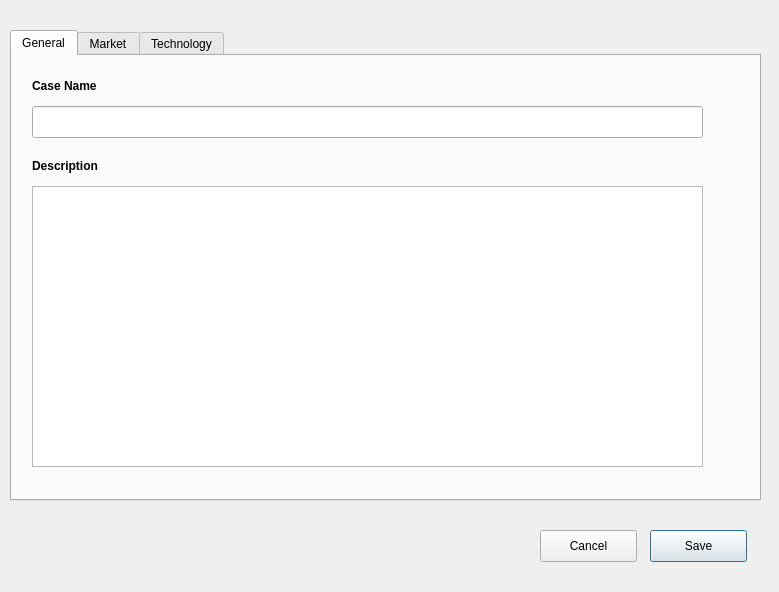
<?xml version="1.0" encoding="UTF-8"?>
<ui version="4.0">
 <class>Dialog</class>
 <widget class="QDialog" name="Dialog">
  <property name="geometry">
   <rect>
    <x>0</x>
    <y>0</y>
    <width>779</width>
    <height>592</height>
   </rect>
  </property>
  <property name="windowTitle">
   <string>Dialog</string>
  </property>
  <widget class="QTabWidget" name="tabWidget">
   <property name="geometry">
    <rect>
     <x>10</x>
     <y>30</y>
     <width>751</width>
     <height>471</height>
    </rect>
   </property>
   <property name="currentIndex">
    <number>0</number>
   </property>
   <widget class="QWidget" name="General_2">
    <attribute name="title">
     <string>General</string>
    </attribute>
    <widget class="QLabel" name="label_case">
     <property name="geometry">
      <rect>
       <x>20</x>
       <y>20</y>
       <width>140</width>
       <height>20</height>
      </rect>
     </property>
     <property name="text">
      <string>&lt;html&gt;&lt;head/&gt;&lt;body&gt;&lt;p&gt;&lt;span style=&quot; font-weight:600;&quot;&gt;Case Name&lt;/span&gt;&lt;/p&gt;&lt;/body&gt;&lt;/html&gt;</string>
     </property>
    </widget>
    <widget class="QLineEdit" name="lineEdit_name">
     <property name="geometry">
      <rect>
       <x>20</x>
       <y>50</y>
       <width>671</width>
       <height>32</height>
      </rect>
     </property>
    </widget>
    <widget class="QLabel" name="label_description">
     <property name="geometry">
      <rect>
       <x>20</x>
       <y>100</y>
       <width>140</width>
       <height>20</height>
      </rect>
     </property>
     <property name="text">
      <string>&lt;html&gt;&lt;head/&gt;&lt;body&gt;&lt;p&gt;&lt;span style=&quot; font-weight:600;&quot;&gt;Description&lt;/span&gt;&lt;/p&gt;&lt;/body&gt;&lt;/html&gt;</string>
     </property>
    </widget>
    <widget class="QTextEdit" name="textEdit_des">
     <property name="geometry">
      <rect>
       <x>20</x>
       <y>130</y>
       <width>671</width>
       <height>281</height>
      </rect>
     </property>
    </widget>
   </widget>
   <widget class="QWidget" name="Market_2">
    <attribute name="title">
     <string>Market</string>
    </attribute>
    <widget class="QCheckBox" name="checkBox_daem">
     <property name="geometry">
      <rect>
       <x>30</x>
       <y>140</y>
       <width>231</width>
       <height>25</height>
      </rect>
     </property>
     <property name="text">
      <string>Day ahead energy market</string>
     </property>
    </widget>
    <widget class="QComboBox" name="comboBox_geography">
     <property name="geometry">
      <rect>
       <x>30</x>
       <y>50</y>
       <width>251</width>
       <height>28</height>
      </rect>
     </property>
     <item>
      <property name="text">
       <string>PJM</string>
      </property>
     </item>
     <item>
      <property name="text">
       <string>Germany</string>
      </property>
     </item>
     <item>
      <property name="text">
       <string>Australia-NSW</string>
      </property>
     </item>
    </widget>
    <widget class="QLabel" name="label_georaphy">
     <property name="geometry">
      <rect>
       <x>20</x>
       <y>20</y>
       <width>140</width>
       <height>20</height>
      </rect>
     </property>
     <property name="text">
      <string>&lt;html&gt;&lt;head/&gt;&lt;body&gt;&lt;p&gt;&lt;span style=&quot; font-weight:600;&quot;&gt;Geography&lt;/span&gt;&lt;/p&gt;&lt;/body&gt;&lt;/html&gt;</string>
     </property>
    </widget>
    <widget class="Line" name="line_horizontal_3">
     <property name="geometry">
      <rect>
       <x>10</x>
       <y>90</y>
       <width>721</width>
       <height>20</height>
      </rect>
     </property>
     <property name="orientation">
      <enum>Qt::Horizontal</enum>
     </property>
    </widget>
    <widget class="QLabel" name="label_arbitrage">
     <property name="geometry">
      <rect>
       <x>20</x>
       <y>110</y>
       <width>140</width>
       <height>20</height>
      </rect>
     </property>
     <property name="text">
      <string>&lt;html&gt;&lt;head/&gt;&lt;body&gt;&lt;p&gt;&lt;span style=&quot; font-weight:600;&quot;&gt;Arbitrage&lt;/span&gt;&lt;/p&gt;&lt;/body&gt;&lt;/html&gt;</string>
     </property>
    </widget>
    <widget class="QLabel" name="label_arbitrage_2">
     <property name="geometry">
      <rect>
       <x>20</x>
       <y>240</y>
       <width>140</width>
       <height>20</height>
      </rect>
     </property>
     <property name="text">
      <string>&lt;html&gt;&lt;head/&gt;&lt;body&gt;&lt;p&gt;&lt;span style=&quot; font-weight:600;&quot;&gt;Balancing&lt;/span&gt;&lt;/p&gt;&lt;/body&gt;&lt;/html&gt;</string>
     </property>
    </widget>
   </widget>
   <widget class="QWidget" name="tab_2">
    <attribute name="title">
     <string>Technology</string>
    </attribute>
    <widget class="Line" name="line_horizontal_4">
     <property name="geometry">
      <rect>
       <x>10</x>
       <y>90</y>
       <width>721</width>
       <height>20</height>
      </rect>
     </property>
     <property name="orientation">
      <enum>Qt::Horizontal</enum>
     </property>
    </widget>
    <widget class="QLabel" name="label_georaphy_2">
     <property name="geometry">
      <rect>
       <x>20</x>
       <y>20</y>
       <width>140</width>
       <height>20</height>
      </rect>
     </property>
     <property name="text">
      <string>&lt;html&gt;&lt;head/&gt;&lt;body&gt;&lt;p&gt;&lt;span style=&quot; font-weight:600;&quot;&gt;Type of Technology&lt;/span&gt;&lt;/p&gt;&lt;/body&gt;&lt;/html&gt;</string>
     </property>
    </widget>
    <widget class="QComboBox" name="comboBox_tech">
     <property name="geometry">
      <rect>
       <x>30</x>
       <y>50</y>
       <width>251</width>
       <height>28</height>
      </rect>
     </property>
     <item>
      <property name="text">
       <string>Energy Storage System</string>
      </property>
     </item>
     <item>
      <property name="text">
       <string>Electric Vehicle to Grid</string>
      </property>
     </item>
    </widget>
    <widget class="QDoubleSpinBox" name="doubleSpinBox_e2p">
     <property name="geometry">
      <rect>
       <x>280</x>
       <y>120</y>
       <width>70</width>
       <height>30</height>
      </rect>
     </property>
    </widget>
    <widget class="QLabel" name="label_case_2">
     <property name="geometry">
      <rect>
       <x>30</x>
       <y>130</y>
       <width>241</width>
       <height>20</height>
      </rect>
     </property>
     <property name="text">
      <string>&lt;html&gt;&lt;head/&gt;&lt;body&gt;&lt;p&gt;&lt;span style=&quot; font-weight:600;&quot;&gt;Energy to Power Ratio (kWh/kW)&lt;/span&gt;&lt;/p&gt;&lt;/body&gt;&lt;/html&gt;</string>
     </property>
    </widget>
   </widget>
  </widget>
  <widget class="QPushButton" name="pushButton_save">
   <property name="geometry">
    <rect>
     <x>650</x>
     <y>530</y>
     <width>97</width>
     <height>32</height>
    </rect>
   </property>
   <property name="text">
    <string>Save</string>
   </property>
  </widget>
  <widget class="QPushButton" name="pushButton_cancel">
   <property name="geometry">
    <rect>
     <x>540</x>
     <y>530</y>
     <width>97</width>
     <height>32</height>
    </rect>
   </property>
   <property name="text">
    <string>Cancel</string>
   </property>
  </widget>
 </widget>
 <resources/>
 <connections>
  <connection>
   <sender>pushButton_save</sender>
   <signal>clicked()</signal>
   <receiver>Dialog</receiver>
   <slot>save()</slot>
   <hints>
    <hint type="sourcelabel">
     <x>698</x>
     <y>545</y>
    </hint>
    <hint type="destinationlabel">
     <x>389</x>
     <y>295</y>
    </hint>
   </hints>
  </connection>
  <connection>
   <sender>pushButton_cancel</sender>
   <signal>clicked()</signal>
   <receiver>Dialog</receiver>
   <slot>cancel()</slot>
   <hints>
    <hint type="sourcelabel">
     <x>588</x>
     <y>545</y>
    </hint>
    <hint type="destinationlabel">
     <x>389</x>
     <y>295</y>
    </hint>
   </hints>
  </connection>
 </connections>
 <slots>
  <slot>save()</slot>
  <slot>cancel()</slot>
 </slots>
</ui>
